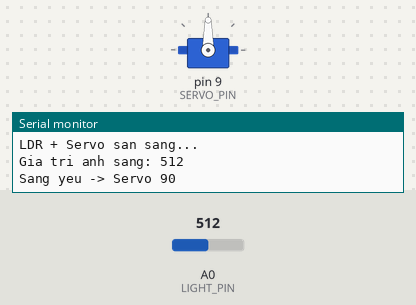
The sketch below on a simulated Arduino Uno, built with avr-gcc and run on an emulated ATmega328P. On the bench: servo, the last lines printed to the serial monitor. The inputs (shaded band) are chosen by the test bench; at power-on: A0 (LIGHT_PIN) = 512.

Above: at 0.1 s.
At 2.3 s:
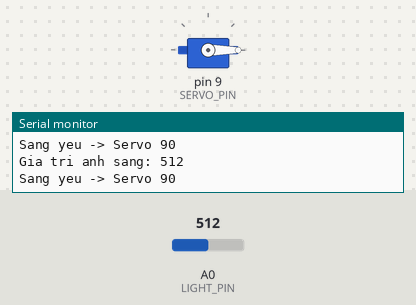
2.4 s: A0 (LIGHT_PIN) set to 810
At 3.3 s:
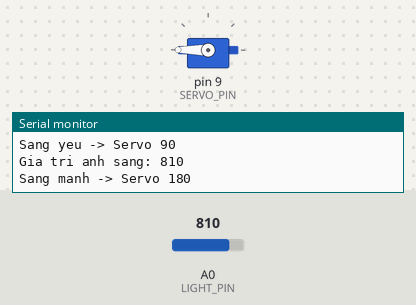
7.4 s: A0 (LIGHT_PIN) set to 790
12.4 s: A0 (LIGHT_PIN) set to 900
Timing chart, 0 to 23.4 s (numbered marks = the images above; inputs shaded):
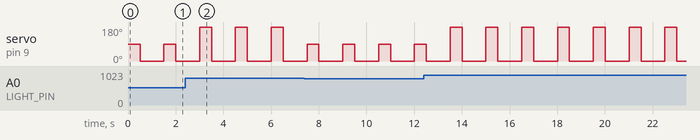

Measured:
- by itself, servo on pin 9 (SERVO_PIN): alternates 180° for 0.50 s and 0° for 1.0 s

The sketch:

Servo_AnhSang.ino
```cpp
#include <Servo.h>

// ===== CẢM BIẾN ÁNH SÁNG =====
#define LIGHT_PIN A0
#define LIGHT_THRESHOLD 800   // chỉnh theo môi trường

// ===== SERVO =====
#define SERVO_PIN 9
Servo myservo;

void setup() {
  Serial.begin(9600);

  myservo.attach(SERVO_PIN);
  myservo.write(0);

  Serial.println("LDR + Servo san sang...");
}

void loop() {
  int lightValue = analogRead(LIGHT_PIN);

  Serial.print("Gia tri anh sang: ");
  Serial.println(lightValue);

  if (lightValue > LIGHT_THRESHOLD) {
    Serial.println("Sang manh -> Servo 180");
    myservo.write(180);
    delay(500);
    myservo.write(0);
    delay(500);
  } else {
    Serial.println("Sang yeu -> Servo 90");
    myservo.write(90);
    delay(500);
    myservo.write(0);
    delay(500);
  }

  delay(500);
}
```
